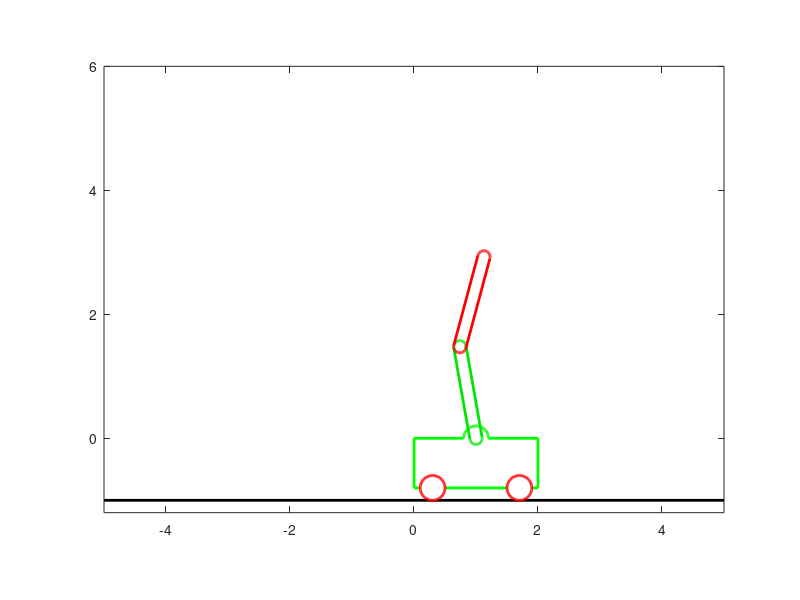

Write MATLAB code to recreate this figure.
%% Cart with two links

% Initial position
xgo1 = 1; % Middle of cart position in X-direction
theta1 = 10*pi/180; % Angle of first pendulum
theta2 = -15*pi/180; % Angle of second pendulum

cgreen = [0 .9 0];

figure(17); clf

% The line the cart stands on
plot([-5 5],-1+[0 0],'k-','LineWidth',2); hold on
atemp = pi*[0:.02:1];
rt = .2;
xcart = [rt*cos(atemp), -1 -1 1 1 rt*cos(atemp(1))];
ycart = [rt*sin(atemp), 0 -.8 -.8 0 rt*sin(atemp(1))];

% Cart
plot(xgo1+xcart,ycart,'g','LineWidth',2); hold on
axis image
rw = .2;
aw = -xgo1/rw;
av = 2*pi*[0:.01:1];

% Wheel 1
patch(xgo1-.7+rw*cos(av),-.8+rw*sin(av),.1+0*av,'w','EdgeColor','r',...
    'LineWidth',2)

% Wheel 2
patch(xgo1+.7+rw*cos(av),-.8+rw*sin(av),.1+0*av,'w','EdgeColor','r',...
    'LineWidth',2)

ra = .1;
L1 = 1.5
x1 = [ra*cos(atemp), ra*cos(atemp+pi), ra*cos(atemp(1))];
y1 = [L1+ra*sin(atemp), ra*sin(atemp+pi), L1+ra*sin(atemp(1))];
a1 = atan2(y1,x1);
r1 = (x1.^2 + y1.^2).^.5;

% Pendulum 1
plot(xgo1+r1.*cos(a1+theta1),r1.*sin(a1+theta1),'g',...
    'Color',cgreen,'LineWidth',2);

xm = xgo1-L1*sin(theta1);
ym = L1*cos(theta1);

% Pendulum 2
plot(xm+r1.*cos(a1+theta2),ym+r1.*sin(a1+theta2),'r',...
    'LineWidth',2);

axis([-5 5 -1.2 6])